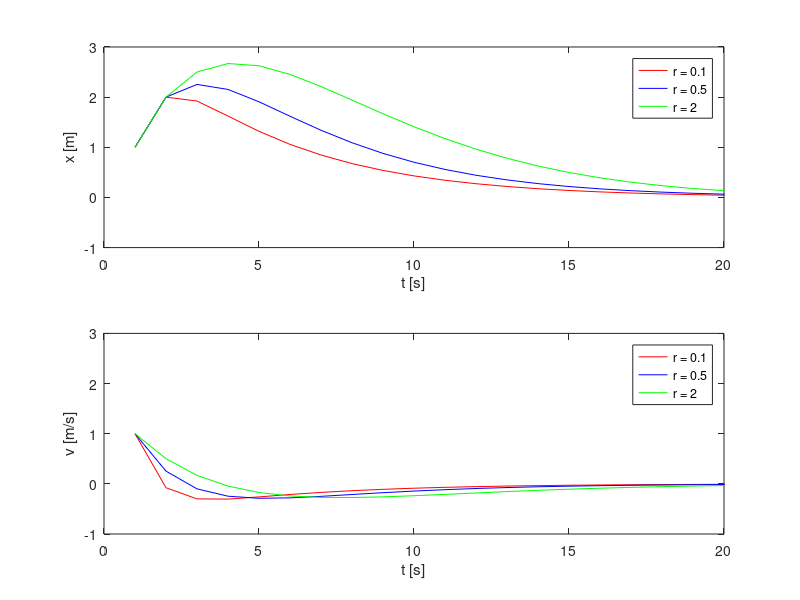

Recreate this plot in MATLAB.
close all

% Constants
T = 0.1;
N = 20;


% Initial condition
x0 = [1; 1];

% State space matrices
A = [1 1;
     0 1];

B = [0; T];

% States costs

% This drives the position to 0
%Q = diag([1 0]);

% This also drives position to 0, but discourages large velocities in
% getting there
Q = diag([1 20]);

% Input cost (for comparison purposes)
R = [0.1 0.5 2];


% States
x = zeros(2, N/T, 3);
x(:, 1, 1) = x0;
x(:, 1, 2) = x0;
x(:, 1, 3) = x0;

for m = 1 : size(R, 2)
    [X,L,G] = dare(A,B,Q,R(m));
    
    for k = 2 : N/T

       x(:, k, m) = A*x(:, k-1, m) - B*G*x(:, k-1, m);

    end
    
end

t = 1 : N/T;

figure(1)
subplot(2, 1, 1)
plot(t, x(1, :, 1), 'r')
hold on
plot(t, x(1, :, 2), 'b')
plot(t, x(1, :, 3), 'g')
axis([0 N -1 3])
xlabel('t [s]')
ylabel('x [m]')
legend(['r = ',num2str(R(1))],['r = ',num2str(R(2))],['r = ',num2str(R(3))])


subplot(2, 1, 2)
plot(t, x(2, :, 1), 'r')
hold on
plot(t, x(2, :, 2), 'b')
plot(t, x(2, :, 3), 'g')
axis([0 N -1 3])
xlabel('t [s]')
ylabel('v [m/s]')
legend(['r = ',num2str(R(1))],['r = ',num2str(R(2))],['r = ',num2str(R(3))])
